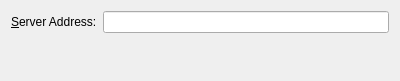
<?xml version="1.0" encoding="UTF-8"?>
<ui version="4.0">
 <class>kolabWizard</class>
 <widget class="QWidget" name="kolabWizard">
  <property name="geometry">
   <rect>
    <x>0</x>
    <y>0</y>
    <width>400</width>
    <height>81</height>
   </rect>
  </property>
  <layout class="QFormLayout" name="formLayout">
   <property name="fieldGrowthPolicy">
    <enum>QFormLayout::ExpandingFieldsGrow</enum>
   </property>
   <item row="1" column="0">
    <widget class="QLabel" name="label_2">
     <property name="text">
      <string>&amp;Server Address:</string>
     </property>
     <property name="buddy">
      <cstring>serverAddress</cstring>
     </property>
    </widget>
   </item>
   <item row="1" column="1">
    <widget class="KLineEdit" name="serverAddress"/>
   </item>
   <item row="2" column="0">
    <spacer name="verticalSpacer_2">
     <property name="orientation">
      <enum>Qt::Vertical</enum>
     </property>
     <property name="sizeHint" stdset="0">
      <size>
       <width>20</width>
       <height>138</height>
      </size>
     </property>
    </spacer>
   </item>
  </layout>
 </widget>
 <customwidgets>
  <customwidget>
   <class>KLineEdit</class>
   <extends>QLineEdit</extends>
   <header>klineedit.h</header>
  </customwidget>
 </customwidgets>
 <tabstops>
  <tabstop>serverAddress</tabstop>
 </tabstops>
 <resources/>
 <connections/>
</ui>
